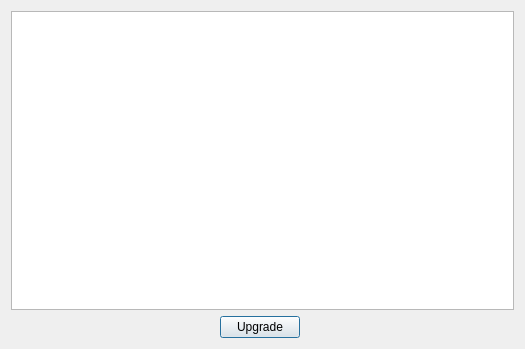
<ui version="4.0" >
 <author>Sergey V Turchin &lt;zerg@altlinux.org&gt;</author>
 <class>InfoWindowUI</class>
 <widget class="QDialog" name="InfoWindowUI" >
  <property name="geometry" >
   <rect>
    <x>0</x>
    <y>0</y>
    <width>525</width>
    <height>349</height>
   </rect>
  </property>
  <property name="minimumSize" >
   <size>
    <width>31</width>
    <height>31</height>
   </size>
  </property>
  <property name="windowTitle" >
   <string>Information Window</string>
  </property>
  <layout class="QGridLayout" >
   <item row="0" column="0" colspan="4" >
    <widget class="QTextEdit" name="infoText" >
     <property name="readOnly" >
      <bool>true</bool>
     </property>
    </widget>
   </item>
   <item row="1" column="3" >
    <spacer name="spacer2_2" >
     <property name="orientation" >
      <enum>Qt::Horizontal</enum>
     </property>
     <property name="sizeType" >
      <enum>QSizePolicy::Expanding</enum>
     </property>
     <property name="sizeHint" stdset="0" >
      <size>
       <width>100</width>
       <height>20</height>
      </size>
     </property>
    </spacer>
   </item>
   <item row="1" column="0" >
    <spacer name="spacer2" >
     <property name="orientation" >
      <enum>Qt::Horizontal</enum>
     </property>
     <property name="sizeType" >
      <enum>QSizePolicy::Expanding</enum>
     </property>
     <property name="sizeHint" stdset="0" >
      <size>
       <width>110</width>
       <height>20</height>
      </size>
     </property>
    </spacer>
   </item>
   <item row="1" column="1" >
    <widget class="QPushButton" name="upgradeButton" >
     <property name="text" >
      <string>Upgrade</string>
     </property>
    </widget>
   </item>
  </layout>
 </widget>
 <layoutdefault spacing="6" margin="11" />
 <pixmapfunction>QPixmap</pixmapfunction>
 <resources/>
 <connections/>
</ui>
